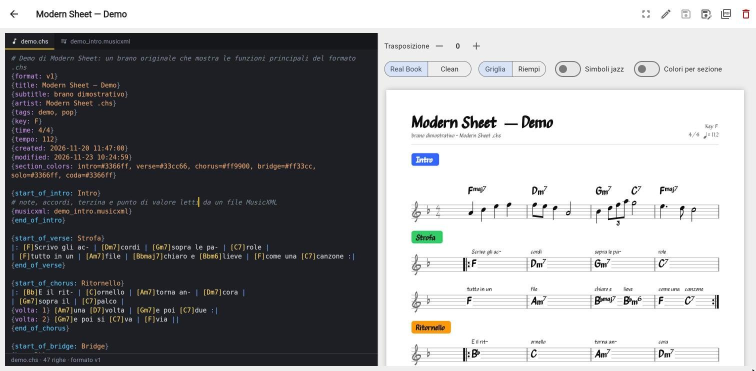
#> input picture docs/assets/img/app-editor.jpg, 1512 x 742 px (shown at 1/2 size); its folder holds only this picture in this run
$ python make_icons.py ../docs/assets/img/app-editor.jpg
#> lines starting #> are read from the running program, lines starting #| are printed output that depends on the picture; after the words box and inside, x2 and y2 are one past the last pixel; in counts of white or black regions, pixels touching at a corner belong together
"""Build the app icons in src/assets/ from the artwork "MS icon.jpeg" (1024×1024, a cream rounded
tile with the logo, drawn with its own drop shadow).

    python tools/make_icons.py ["MS icon.jpeg"]

Outputs (read by `flet build`, see SPEC §8.3):
    icon.png              the logo alone on a transparent background; flet build frames it per
                          platform: iOS flattened on `icon_background`, Android adaptive icon on
                          that colour, macOS inside Apple's squircle tile of that colour
    icon_ios.png          full-bleed cream square with the logo at the artwork's proportions (iOS rounds the
                          corners itself; flet build would shrink a generic icon more than needed)
    icon_windows.png      the cream rounded tile with transparent corners, used as is
    icon_linux.png        (same)
    icon_web.png          (same)
    favicon.png           64×64 tile (browser tab with `flet run --web`)
    icon.ico              the tile at 16–256 px: window icon of `flet run` on Windows
    icons/*.png           the iOS square at the names of Flet's web icons (apple-touch-icon-192, icon-192/512,
                          icon-maskable-192/512): with `flet run --ios/--android` the assets take precedence
                          over Flet's files, so the Flet app on the device shows our icon, opaque (transparent
                          corners there look dark); src/assets/manifest.json points to them
Requires Pillow (installed with reportlab).
"""
from __future__ import annotations

import sys
from pathlib import Path

from PIL import Image, ImageChops, ImageDraw, ImageFilter

ROOT = Path(__file__).resolve().parents[1]
ASSETS = ROOT / "src" / "assets"
CREAM = (246, 241, 230)              # the tile colour of the artwork (also [tool.flet] icon_background)
ART_BOX = (100, 136, 924, 870)       # where the logo is in the 1024×1024 artwork (with some margin)
SIZE = 1024


def logo_on_transparent(src: Image.Image) -> Image.Image:
    """The logo only: pixels close to the cream background become transparent (soft edge),
    with their colour un-mixed from the cream so anti-aliased strokes stay clean."""
    art = src.crop(ART_BOX).convert("RGB")
    bg = Image.new("RGB", art.size, CREAM)
    diff = ImageChops.difference(art, bg).convert("L")
    lo, hi = 10, 46                  # JPEG noise below lo; full opacity above hi
    alpha = diff.point(lambda d: 0 if d <= lo else 255 if d >= hi else int((d - lo) * 255 / (hi - lo)))
    px, al = art.load(), alpha.load()
    for y in range(art.height):
        for x in range(art.width):
            a = al[x, y] / 255
            if 0 < a < 1:
                px[x, y] = tuple(max(0, min(255, round((c - (1 - a) * b) / a))) for c, b in zip(px[x, y], CREAM))
    out = Image.new("RGBA", (SIZE, SIZE), (0, 0, 0, 0))
    logo = art.convert("RGBA")
    logo.putalpha(alpha)
    bbox = logo.getbbox()
    logo = logo.crop(bbox)
    out.alpha_composite(logo, ((SIZE - logo.width) // 2, (SIZE - logo.height) // 2))
    return out


def tile(logo: Image.Image, margin: int = 40, radius: int = 210) -> Image.Image:
    """The cream rounded tile (transparent outside) with the logo, as in the original artwork."""
    scale = 4                         # supersampled mask for smooth corners
    mask = Image.new("L", (SIZE * scale, SIZE * scale), 0)
    ImageDraw.Draw(mask).rounded_rectangle(
        (margin * scale, margin * scale, (SIZE - margin) * scale - 1, (SIZE - margin) * scale - 1),
        radius=radius * scale, fill=255)
    mask = mask.resize((SIZE, SIZE), Image.LANCZOS)
    out = Image.new("RGBA", (SIZE, SIZE), CREAM + (255,))
    out.putalpha(mask)
    out.alpha_composite(logo)          # same proportions as the original artwork (logo ≈ 85% of the tile)
    return out


def main(argv: list[str]) -> None:
    src = Image.open(argv[0] if argv else ROOT / "MS icon.jpeg").convert("RGB")
#> src is the input picture: PIL image 1512x742 RGB; mean R, G, B 151, 151.3, 153.3
    if src.size != (SIZE, SIZE):
        src = src.resize((SIZE, SIZE), Image.LANCZOS)
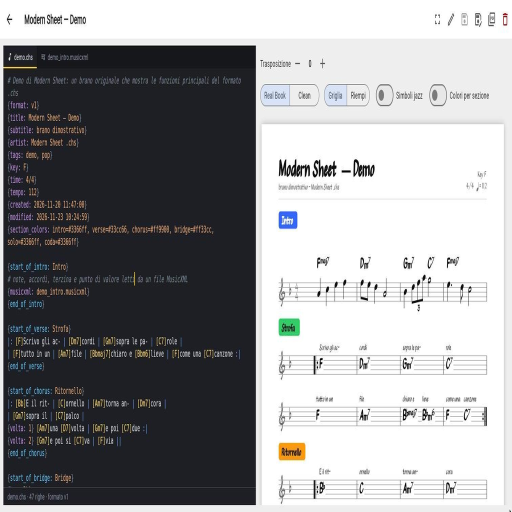
#> src: PIL image 1024x1024 RGB (shown at 1/2 size); mean R, G, B 150.9, 151.2, 153.2
    ASSETS.mkdir(parents=True, exist_ok=True)
    logo = logo_on_transparent(src)
#> in logo_on_transparent, `bg = Image.new("RGB", art.size, CREAM)`:
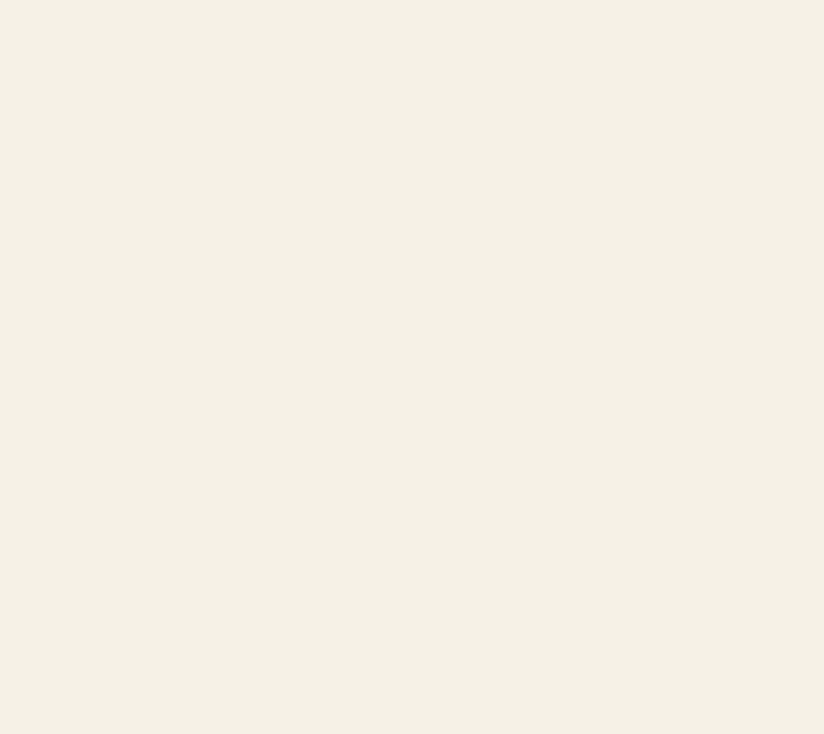
#> bg: PIL image 824x734 RGB; mean R, G, B 246, 241, 230
#> in logo_on_transparent, `diff = ImageChops.difference(art, bg).convert("L")`:
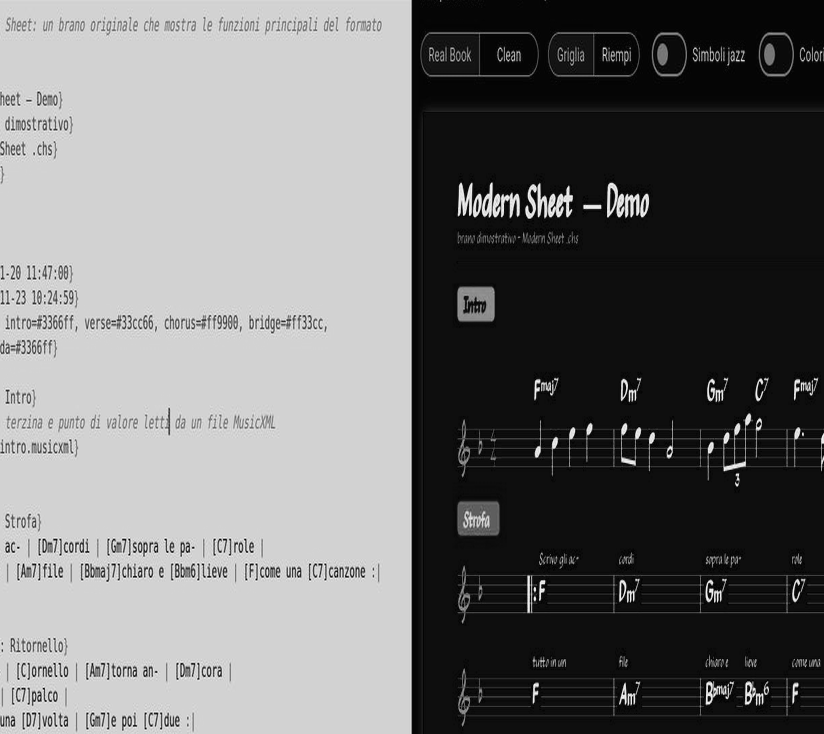
#> diff: PIL image 824x734 L; min 1, max 241, mean 112.8
#> in logo_on_transparent, `alpha = diff.point(lambda d: 0 if d <= lo else 255 if d >= hi else int..`:
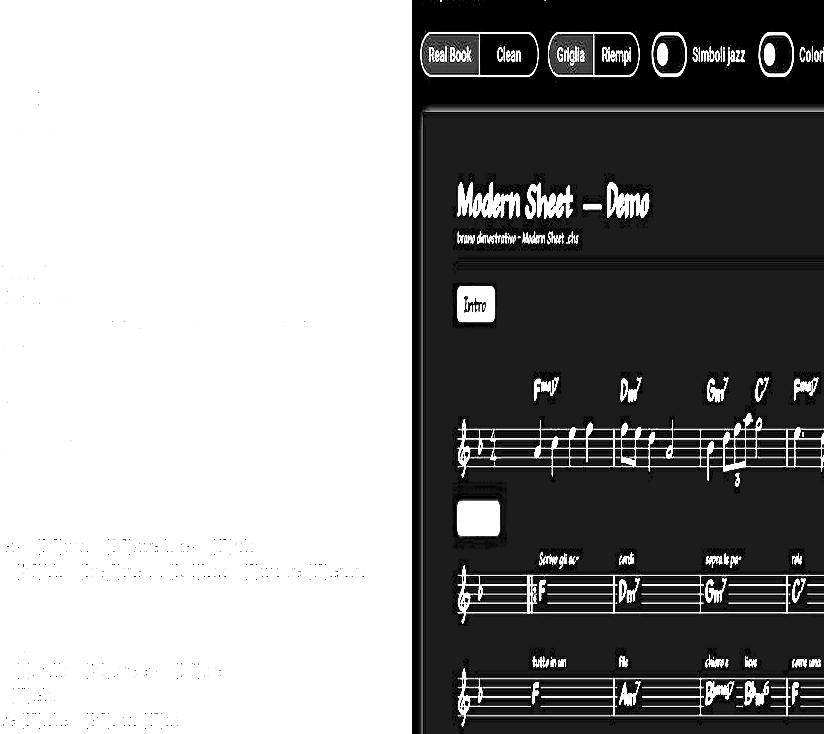
#> alpha: PIL image 824x734 L; min 0, max 255, mean 148.2
#> in logo_on_transparent, `out = Image.new("RGBA", (SIZE, SIZE), (0, 0, 0, 0))`: out: PIL image 1024x1024 RGBA; every value is 0
#> in logo_on_transparent, `logo = art.convert("RGBA")`:
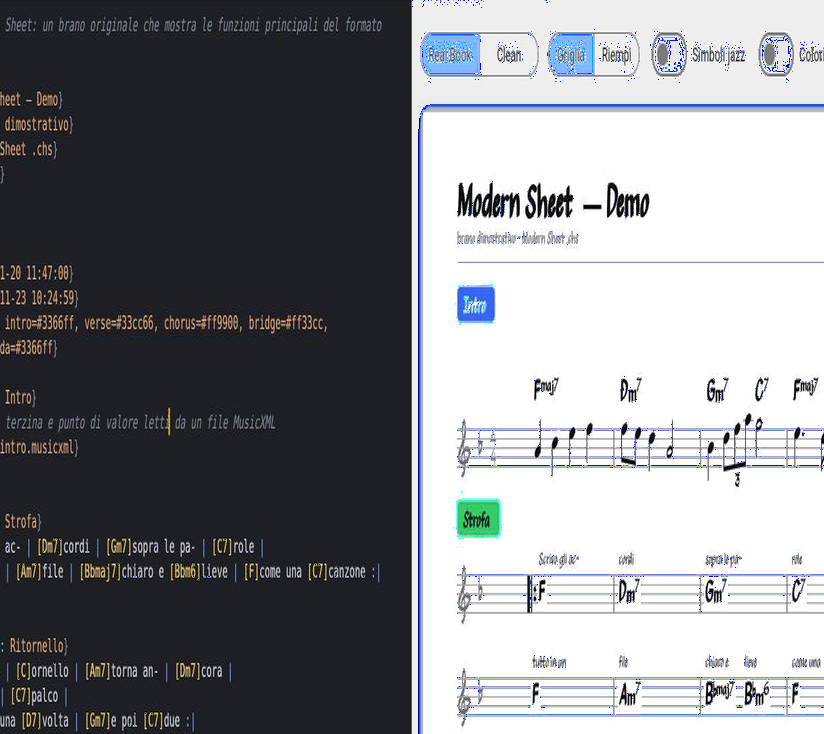
#> logo: PIL image 824x734 RGBA; mean R, G, B, A 134.3, 135.8, 139.7, 255
#> in logo_on_transparent, `bbox = logo.getbbox()`: bbox = (0, 0, 824, 734)
    logo.save(ASSETS / "icon.png")
    ios = Image.new("RGBA", (SIZE, SIZE), CREAM + (255,))
    ios.alpha_composite(logo)
    ios.convert("RGB").save(ASSETS / "icon_ios.png")          # the App Store rejects alpha in icons
    web = ASSETS / "icons"
    web.mkdir(exist_ok=True)
    for name, px in (("apple-touch-icon-192", 192), ("icon-192", 192), ("icon-512", 512),
                     ("icon-maskable-192", 192), ("icon-maskable-512", 512)):
        ios.convert("RGB").resize((px, px), Image.LANCZOS).save(web / f"{name}.png")
    t = tile(logo)
#> in tile, `mask = Image.new("L", (SIZE * scale, SIZE * scale), 0)`: mask: PIL image 4096x4096 L; every value is 0
#> in tile, `ImageDraw.Draw(mask).rounded_rectangle( (margin * scale, margin * scal..`:
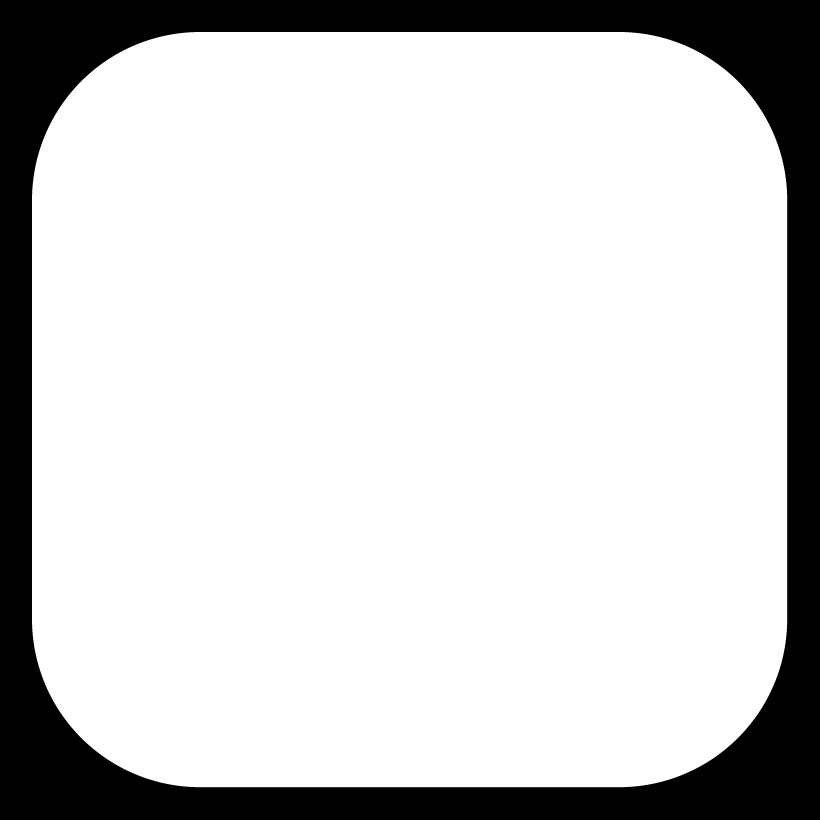
#> mask: PIL image 4096x4096 L (shown at 1/5 size); 81.4% white; 1 black region, box (x1, y1, x2, y2) and area: (0, 0, 4096, 4096) 3125712
    for name in ("icon_windows.png", "icon_linux.png", "icon_web.png"):
        t.save(ASSETS / name)
    t.resize((64, 64), Image.LANCZOS).filter(ImageFilter.SHARPEN).save(ASSETS / "favicon.png")
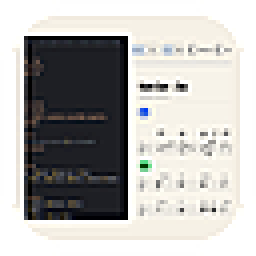
#> saved as favicon.png: PIL image 64x64 RGBA (shown 4 times larger); mean R, G, B, A 154.5, 153.2, 150.4, 207.5; transparent parts drawn white
    t.save(ASSETS / "icon.ico", sizes=[(16, 16), (24, 24), (32, 32), (48, 48), (64, 64), (128, 128), (256, 256)])
    print("written:", ", ".join(str(p.relative_to(ASSETS)) for p in sorted([*ASSETS.glob("*.png"), *ASSETS.glob("*.ico"), *web.glob("*.png")])))


if __name__ == "__main__":
    main(sys.argv[1:])

$ run again, on docs/assets/img/app-library.jpg
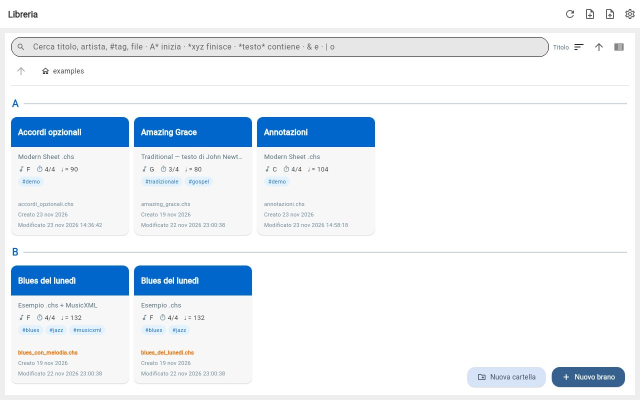
#> input picture docs/assets/img/app-library.jpg, 1280 x 800 px (shown at 1/2 size)
#> in main, src is the input picture: PIL image 1280x800 RGB; mean R, G, B 231, 238.2, 245.1
#> src: PIL image 1024x1024 RGB
#> in logo_on_transparent, `logo = art.convert("RGBA")`:
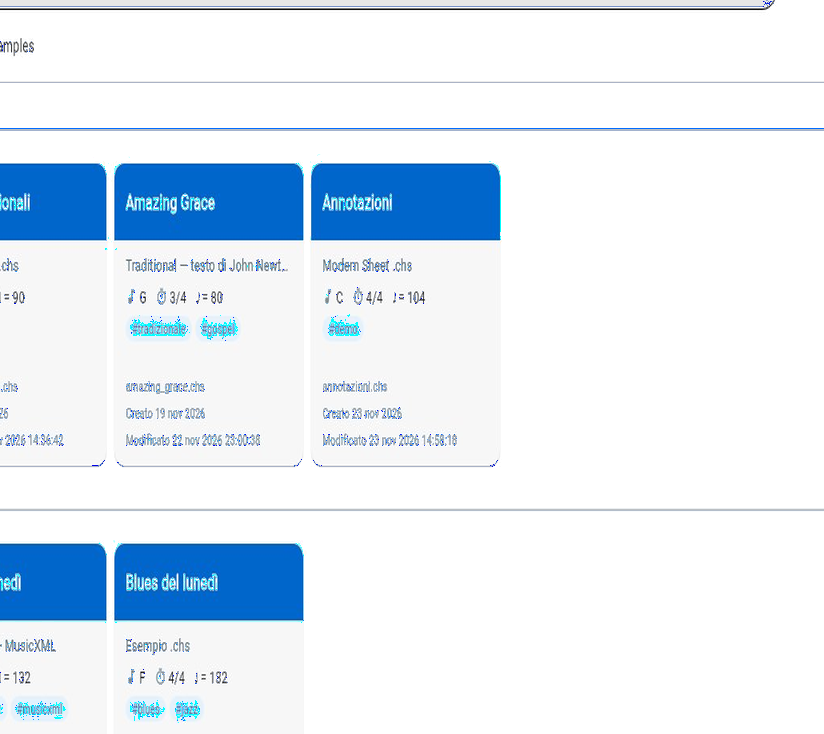
#> logo: PIL image 824x734 RGBA; mean R, G, B, A 224.4, 235.4, 245.8, 255
#> bbox = (0, 0, 824, 734)
#> in main, `t.resize((64, 64), Image.LANCZOS).filter(ImageFilter.SHARPEN).save(ASS..`:
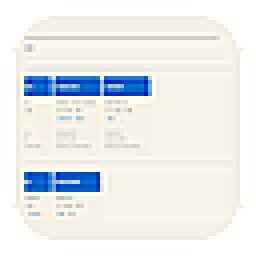
#> saved as favicon.png: PIL image 64x64 RGBA (shown 4 times larger); mean R, G, B, A 206, 207.6, 206.7, 207.5; transparent parts drawn white

$ run again, on docs/assets/img/sheet-blues-con-melodia.png
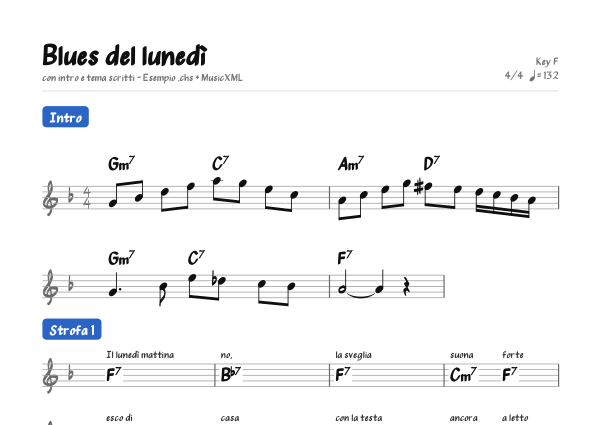
#> input picture docs/assets/img/sheet-blues-con-melodia.png, 1202 x 850 px (shown at 1/2 size)
#> in main, src is the input picture: PIL image 1202x850 RGB; mean R, G, B 244.9, 245.4, 246.1
#> src: PIL image 1024x1024 RGB
#> in logo_on_transparent, `logo = art.convert("RGBA")`:
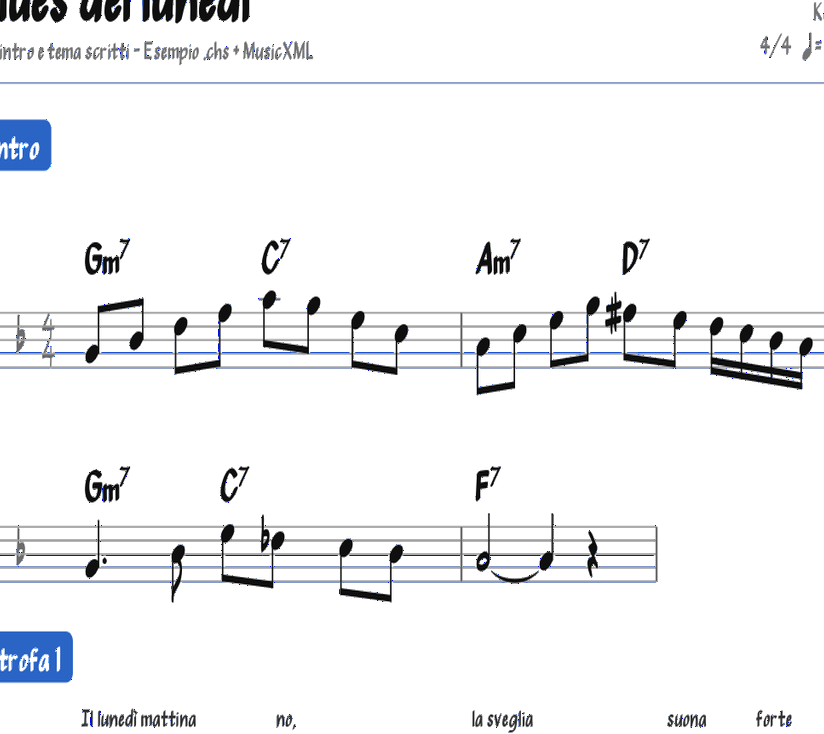
#> logo: PIL image 824x734 RGBA; mean R, G, B, A 241.4, 242.2, 243.8, 255
#> bbox = (0, 0, 824, 734)
#> in main, `t.resize((64, 64), Image.LANCZOS).filter(ImageFilter.SHARPEN).save(ASS..`:
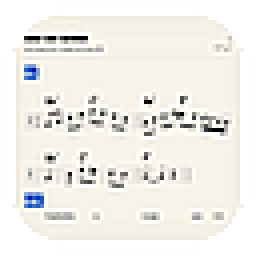
#> saved as favicon.png: PIL image 64x64 RGBA (shown 4 times larger); mean R, G, B, A 212.4, 210.1, 204.1, 207.5; transparent parts drawn white
